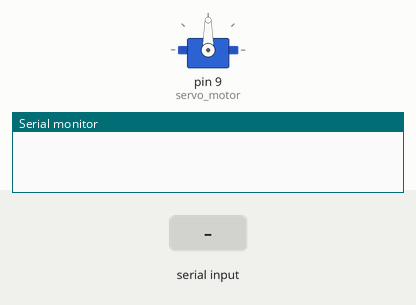
Recording of a sketch running on a simulated Arduino Uno, built with avr-gcc and run on an emulated ATmega328P. Shown: servo, the last lines printed to the serial monitor. The inputs (shaded band) are chosen by the test bench.

Above: at 1.2 s.
1.3 s: "start" received over Serial
At 3.1 s:
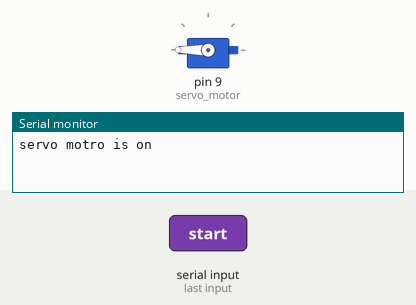
3.8 s: "stop" received over Serial
Timing chart, 0 to 6.8 s (numbered marks = the images above; inputs shaded):
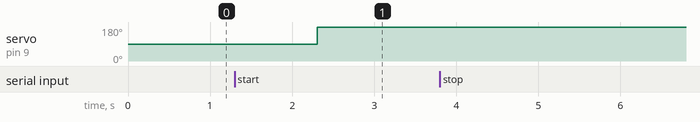

Measured:
- after the input at 1.3 s, servo on pin 9 (servo_motor): 90° → 180° after 1.0 s

The sketch:

motor_servo_on_off.ino
```cpp
#include <Servo.h>
Servo servo_motor;
void setup() {
  // put your setup code here, to run once:
servo_motor.attach(9);
Serial.begin(9600);
}

void loop() {
  // put your main code here, to run repeatedly:
 if(Serial.available()>0)
  {
  String data1=Serial.readString();
  data1.trim();
  {
if(data1=="start")
{
  servo_motor.write(180);
  Serial.println("servo motro is on");
}
else if(data1=="stop")
{
  servo_motor.write(360);
  Serial.println("servo motor is off");
}
}
  }
}
```
